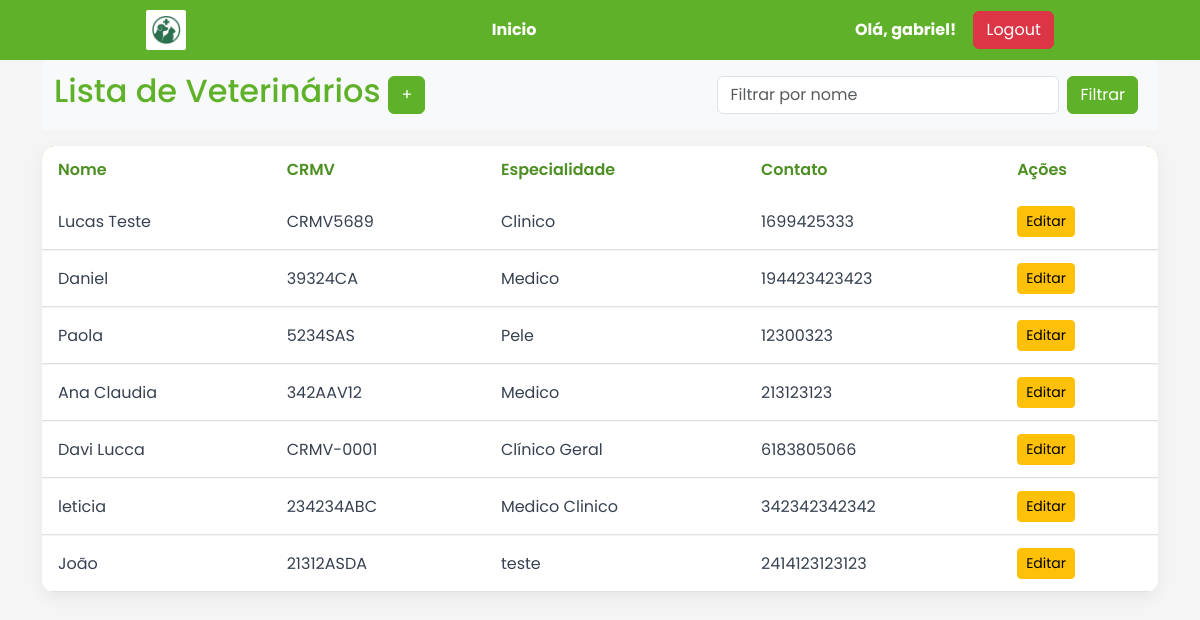
Page /veterinarios/ (signed in) on the committed database.
### core/models.py (models this page shows, shortened)
class MedicoVeterinario(models.Model):
    nome = models.CharField(max_length=100)
    crmv = models.CharField(max_length=20)
    especialidade = models.CharField(max_length=100)
    contato = models.CharField(max_length=15)

### core/views.py (the view)
# urls.py: path('veterinarios/', views.lista_veterinarios, name='lista_veterinarios'),
@login_required(login_url='login')
def lista_veterinarios(request):
    q = request.GET.get('q', '')
    veterinarios = MedicoVeterinario.objects.all()
    form = MedicoVeterinarioForm()
    if q:
        veterinarios = veterinarios.filter(
            Q(nome__icontains=q) | Q(crmv__icontains=q)
        )
    paginator = Paginator(veterinarios, 10)  # 10 veterinários por página
    page_number = request.GET.get('page')
    veterinarios = paginator.get_page(page_number)
    return render(request, 'veterinario/lista_veterinarios.html', {
                       'veterinarios': veterinarios,
                        'q': q,
                        'form': form
                    })

### core/forms.py
class MedicoVeterinarioForm(forms.ModelForm):
    class Meta:
        model = MedicoVeterinario
        fields = ['nome', 'crmv', 'especialidade', 'contato']
    def __init__(self, *args, **kwargs):
        super().__init__(*args, **kwargs)
        for field in self.fields.values():
            field.widget.attrs.update({'class': 'form-control'})

### templates/veterinario/lista_veterinarios.html (shortened to what this page needs)
{% extends "base.html" %}
{% block content %}
<div class="page-header d-flex justify-content-between align-items-center">
    <div class="d-flex align-items-center gap-2">
        <h2 class="page-title">Lista de Veterinários</h2>
        <button type="button" class="btn btn-primary"
             data-bs-toggle="modal" data-bs-target="#veterinarioModal">
            +
        </button>
    </div>
    <form method="get" class="d-flex">
        <input type="text" name="q" value="{{ q }}" class="form-control me-2" placeholder="Filtrar por nome">
        <button type="submit" class="btn btn-primary me-2">Filtrar</button>
    </form>
</div>
<table class="table" id="veterinariosTable">
    <thead>
        <tr>
            <th>Nome</th>
            <th>CRMV</th>
            <th>Especialidade</th>
            <th>Contato</th>
            <th>Ações</th>
        </tr>
    </thead>
    <tbody>
    {% for veterinario in veterinarios %}
        <tr>
            <td>{{ veterinario.nome }}</td>
            <td>{{ veterinario.crmv }}</td>
            <td>{{ veterinario.especialidade }}</td>
            <td>{{ veterinario.contato }}</td>
            <td>
                <a href="{% url 'edit_veterinario' veterinario.id %}" class="btn btn-warning btn-sm">Editar</a>
            </td>
        </tr>
    {% endfor %}
    </tbody>
</table>
{% endblock %}

### templates/base.html (shortened to what this page needs)
{% load static %}
<!doctype html>
<html lang="en">
<head>
    <link href="https://cdn.jsdelivr.net/npm/bootstrap@5.3.7/dist/css/bootstrap.min.css" rel="stylesheet">
	<link href="https://cdn.jsdelivr.net/npm/fullcalendar@6.1.19/index.global.min.css" rel="stylesheet">
	<link rel="stylesheet" href="{% static 'styles.css' %}">
 	<link rel="stylesheet" href="{% static 'calendar.css' %}">
</head>
<body>
	<div class="navbar-clinica">
		<div>
			<img src="{% static 'images/logo.png' %}" alt="Veterinário" class="navbar-logo" width="40">
		</div>
		<div>
			<a class="navbar-link btn btn-transparent" href="{% url 'home' %}">Inicio</a>
		</div>
		<div>
			{% if request.user.is_authenticated %}
			<a class="navbar-link btn btn-transparent">Olá, {{ request.user.username }}!</a>
			<a class="btn btn-danger" href="{% url 'logout' %}">Logout</a>
			{% endif %}
		</div>
	</div>
	<div class="container">
	{% block content %}
	{% endblock %}
	</div>
</body>
</html>

### static/styles.css (style rules this page uses)
* { margin: 0; padding: 0; box-sizing: border-box; }
body { font-family: 'Poppins', sans-serif; background-color: #f5f5f5; }
:root { --bs-primary: #60b12a; --bs-primary-rgb: 96, 177, 42; --bs-link-color: #60b12a; }
.btn-primary { --bs-btn-bg: #60b12a; --bs-btn-border-color: #60b12a; --bs-btn-hover-bg: #4d8e22; --bs-btn-hover-border-color: #4d8e22; --bs-btn-color: #fff; --bs-btn-hover-color: #fff; --bs-btn-active-bg: #397011; --bs-btn-active-border-color: #397011; --bs-btn-active-color: #fff; }
.navbar-clinica { background-color: var(--bs-primary); height: 60px; display: flex; align-items: center; justify-content: space-around; }
.navbar-logo { max-height: 50px; background-color: white; border-radius: 5%; padding: 5px; }
.navbar-link { color: white; font-weight: bold; text-decoration: none; }
.page-title { color: var(--bs-primary); }
.page-header { display: flex; justify-content: space-between; align-items: center; background-color: #f8f9fa; padding: 0.75rem; margin-bottom: 1rem; border-radius: 0.25rem; }
.table { background: #fff; border-radius: 12px; overflow: hidden; box-shadow: 0 6px 18px rgba(15, 23, 42, 0.06); border-collapse: separate; border-spacing: 0; }
.table thead { background: var(--bs-primary); }
.table thead th { color: #4d8f22; font-weight: 600; padding: 12px 16px; border: none; vertical-align: middle; }
.table thead th:first-child { border-top-left-radius: 12px; }
.table thead th:last-child { border-top-right-radius: 12px; }
.table tbody td { padding: 12px 16px; vertical-align: middle; color: #374151; border-top: none; background: transparent; }
.table tbody tr+tr td { border-top: 1px solid rgba(15, 23, 42, 0.04); }
.table tbody tr { transition: background .18s ease, transform .12s ease; }

### rows in the picture
MedicoVeterinario: nome "Lucas Teste", crmv "CRMV5689", especialidade "Clinico", contato "1699425333"
MedicoVeterinario: nome "Daniel", crmv "39324CA", especialidade "Medico", contato "194423423423"
MedicoVeterinario: nome "Paola", crmv "5234SAS", especialidade "Pele", contato "12300323"
MedicoVeterinario: nome "Ana Claudia", crmv "342AAV12", especialidade "Medico", contato "213123123"
MedicoVeterinario: nome "Davi Lucca", crmv "CRMV-0001", especialidade "Clínico Geral", contato "6183805066"
MedicoVeterinario: nome "leticia", crmv "234234ABC", especialidade "Medico Clinico", contato "342342342342"
MedicoVeterinario: nome "João", crmv "21312ASDA", especialidade "teste", contato "2414123123123"

### other values in the picture
{{ request.user.username }} "gabriel"
